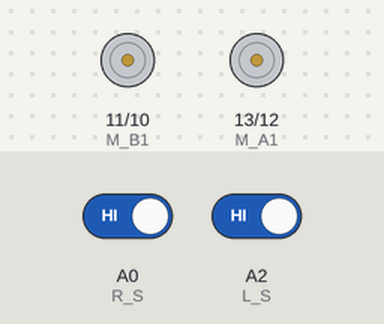
A sketch run on a simulated Arduino Uno, built with avr-gcc and run on an emulated ATmega328P. Parts: motor-driver pin pairs drawn as motors (green arrow = first pin HIGH = forward, orange = second pin HIGH = backward, longer = more drive). The test bench sets the inputs (shaded band); at power-on: A0 (R_S) HIGH, A2 (L_S) HIGH.

Above: at 1.2 s.
1.3 s: A0 (R_S) driven LOW
At 2.2 s:
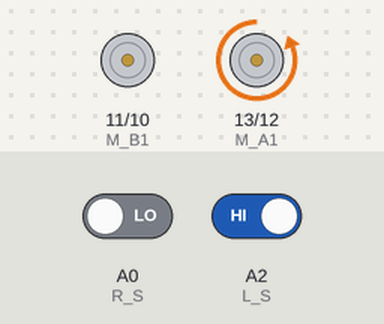
2.8 s: A2 (L_S) driven LOW
At 3.3 s:
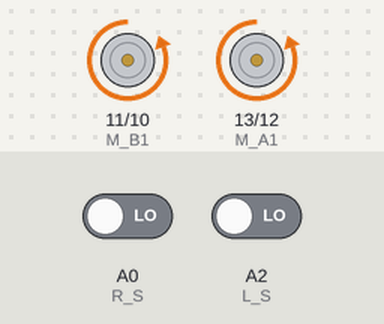
4.3 s: A0 (R_S) driven HIGH
At 5.5 s:
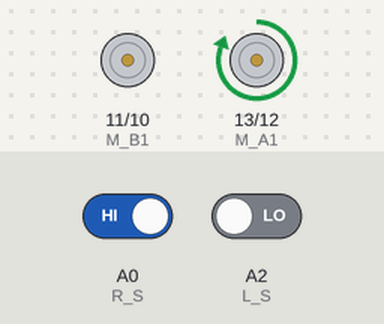
5.8 s: A2 (L_S) driven HIGH
At 6.8 s:
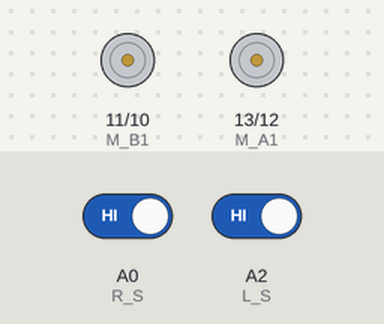
Timing chart, 0 to 8.3 s (numbered marks = the images above; inputs shaded):
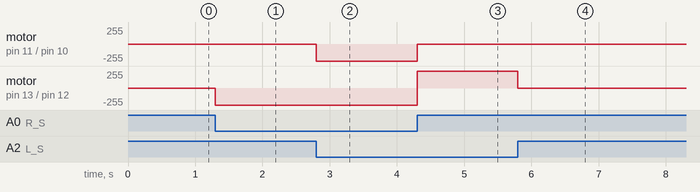

The sketch:

lfr_twoir.ino
```cpp
//int S_A = 10;  //speed motor a
int M_A1 = 13; //motor a = +
int M_A2 = 12; //motor a = -
int M_B1 = 11; //motor b = -
int M_B2 = 10; //motor b = +
//int S_B = 9;  //speed motor b

int R_S = A0; //sincer R
//int S_S = A1; //sincer S
int L_S = A2; //sincer L

void setup()
{
pinMode(M_B1, OUTPUT);
pinMode(M_B2, OUTPUT);
pinMode(M_A1, OUTPUT);
pinMode(M_A2, OUTPUT);
/*pinMode(S_B, OUTPUT);
pinMode(S_A, OUTPUT);*/

pinMode(L_S, INPUT);
//pinMode(S_S, INPUT);
pinMode(R_S, INPUT);

/*analogWrite(S_A, 150);
analogWrite(S_B, 150);
delay(200);*/
}
void loop()
{
if((digitalRead(L_S) == 0) && (digitalRead(R_S) == 0)){
  //Serial.println("forward");
  forword();}
if((digitalRead(L_S) == 0) && (digitalRead(R_S) == 1)) {
  //Serial.println("Right");
  turnRight();}

if((digitalRead(L_S) == 1) && (digitalRead(R_S) == 0)) {turnLeft();}

if((digitalRead(L_S) == 1) && (digitalRead(R_S) == 1)) {Stop();}

//if((digitalRead(L_S) == 1) && (digitalRead(S_S) == 1)&& (digitalRead(R_S) == 0)) {turnLeft();
//Serial.println("Left");}
//if((digitalRead(L_S) == 1) && (digitalRead(S_S) == 1)&& (digitalRead(R_S) == 1)) {
  //Serial.println("Left");
  //turnLeft();}

//if((digitalRead(L_S) == 0) && (digitalRead(S_S) == 0)&& (digitalRead(R_S) == 0)) {
  //Serial.println("Left");
  //turnBack();}
//if((digitalRead(L_S) == 1) && (digitalRead(S_S) == 0)&& (digitalRead(R_S) == 1)) {
  //Serial.println("Left");
  //turnLeft();}
}

void forword(){
digitalWrite(M_A1, LOW);
digitalWrite(M_A2, HIGH);
digitalWrite(M_B1, LOW);
digitalWrite(M_B2, HIGH);
}


void turnRight(){
digitalWrite(M_A1, HIGH);
digitalWrite(M_A2, LOW);
digitalWrite(M_B1, LOW);
digitalWrite(M_B2, LOW);
}

void turnLeft(){
digitalWrite(M_A1, LOW);
digitalWrite(M_A2, HIGH);
digitalWrite(M_B1, LOW);
digitalWrite(M_B2, LOW);
}

//void turnBack(){
// digitalWrite(M_A1, LOW);
// digitalWrite(M_A2, HIGH);
// digitalWrite(M_B1, HIGH);
// digitalWrite(M_B2, LOW);
//}

void Stop(){
digitalWrite(M_A1, LOW);
digitalWrite(M_A2, LOW);
digitalWrite(M_B1, LOW);
digitalWrite(M_B2, LOW);
}
```

Measured:
- after the input at 1.3 s, motor on pin 13 (M_A1) / pin 12 (M_A2): stopped → backward 255/255 at once
- after the input at 2.8 s, motor on pin 11 (M_B1) / pin 10 (M_B2): stopped → backward 255/255 at once
- after the input at 4.3 s, motor on pin 11 (M_B1) / pin 10 (M_B2): backward 255/255 → stopped at once; motor on pin 13 (M_A1) / pin 12 (M_A2): backward 255/255 → forward 255/255 at once
- after the input at 5.8 s, motor on pin 13 (M_A1) / pin 12 (M_A2): forward 255/255 → stopped at once
